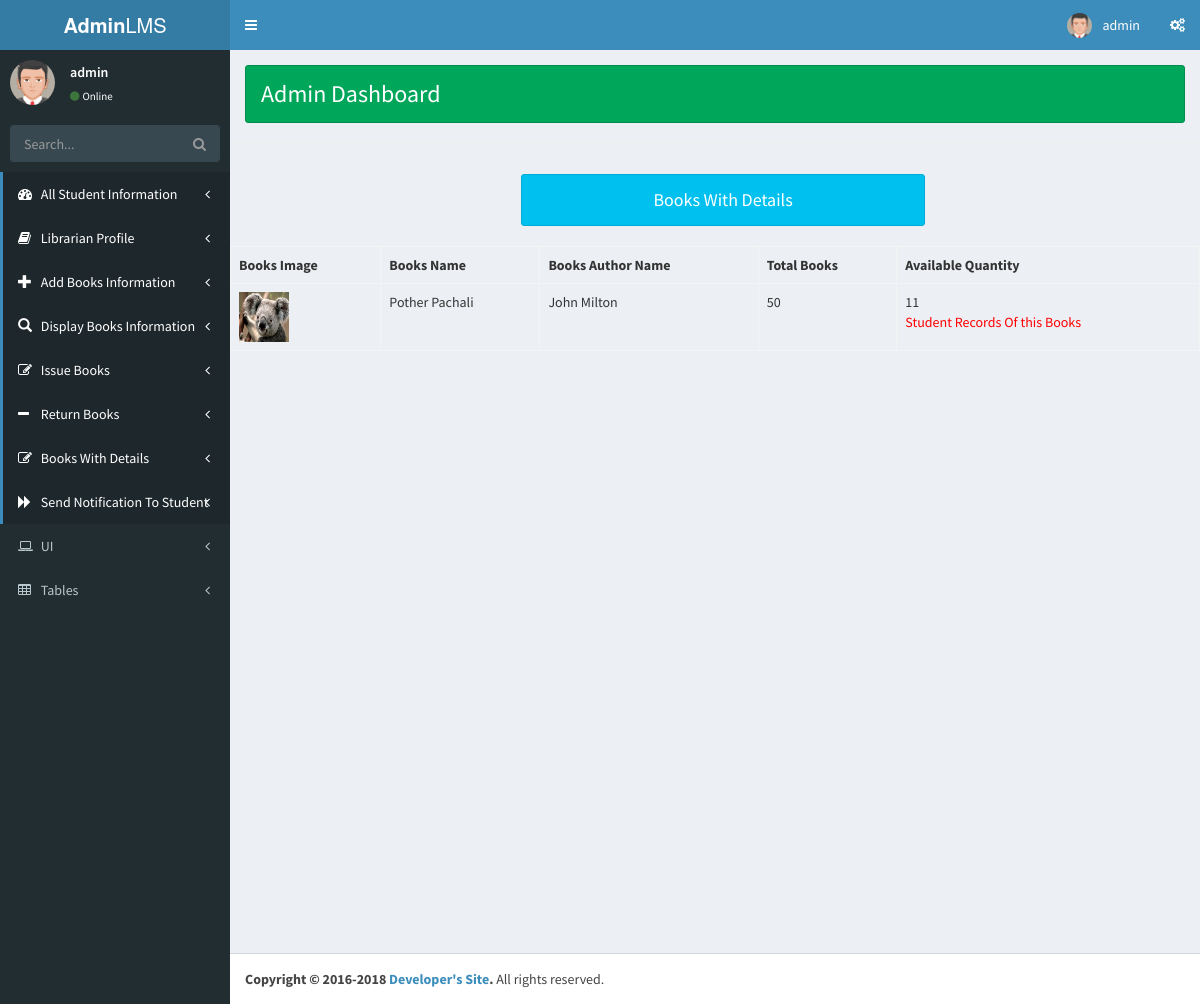
The page /librarian/books_detail_student.php (signed in) on the database its author committed.
### tables this page shows
CREATE TABLE `books_info` (
  `id` int(11) NOT NULL,
  `books_name` varchar(50) NOT NULL,
  `books_image` varchar(500) NOT NULL,
  `books_author_name` varchar(50) NOT NULL,
  `publication_name` varchar(50) NOT NULL,
  `purchase_date` varchar(20) NOT NULL,
  `price` varchar(20) NOT NULL,
  `quantity` varchar(20) NOT NULL,
  `available_quantity` varchar(20) NOT NULL,
  `librarian_username` varchar(50) NOT NULL
);

### librarian/books_detail_student.php (the view, shortened to what this page needs)
<?php include 'header.php';?>
<?php include 'connection.php';?>
<hr>
<h4 class="alert alert-info col-sm-5" style="margin-left:30%; text-align: center;">Books With Details</h4>
<hr>
<?php
$result = mysqli_query($link, "SELECT * FROM books_info");
echo "<table class='table table-bordered'>";
echo'<tr>';
echo'<th>'; echo 'Books Image'; echo '</th>';
echo'<th>'; echo 'Books Name'; echo '</th>';
echo'<th>'; echo 'Books Author Name'; echo '</th>';
echo'<th>'; echo 'Total Books'; echo '</th>';
echo'<th>'; echo 'Available Quantity'; echo '</th>';
 echo '</tr>';
while($row= mysqli_fetch_array($result)){
    echo '<tr>';
    echo'<td>';
     ?> <img src ="<?php echo $row['books_image'];?>" height="50" width="50"> <?php
    echo '</td>';
    echo '<td>';
    echo $row['books_name'];
    echo'</td>';
    echo '<td>';
    echo $row['books_author_name'];
    echo'</td>';
    echo '<td>';
    echo $row['quantity'];
    echo'</td>';
    echo '<td>';
    echo $row['available_quantity'];
    echo '<br>';
    ?><a href="all_student_of_this_books.php?books_name=<?php echo $row['books_name'];?>" style="color: red;">Student Records Of this Books</a><?php
    echo'</td>';
    echo'</tr>';
}
echo "</table>";
?>
<?php include 'footer.php';?>

### rows shown on the page
books_info: books_image (picture), books_name "Pother Pachali", books_author_name "John Milton", quantity "50", available_quantity "11"

### other values the page prints
$_SESSION['username'] "admin"
